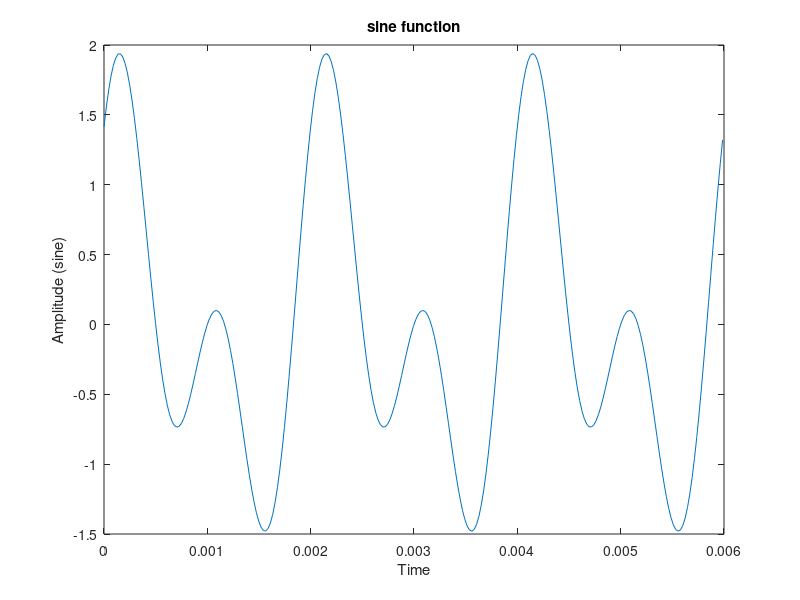

The MATLAB source for this figure:
f0 = 500;
phi = [0;-pi/2;-pi;pi/2];
t = @(tmax,fs) 0:1/fs:tmax;
t = t(3/f0,44100);
k_1 = sin(2*pi*f0*t+pi/4);
f1 = 500*2;
k_2 = k_1 + sin(2*pi*f1*t+pi/4)
figure(1)
plot(t,k_2);
xlabel('Time');
ylabel('Amplitude (sine)');
title('sine function');
